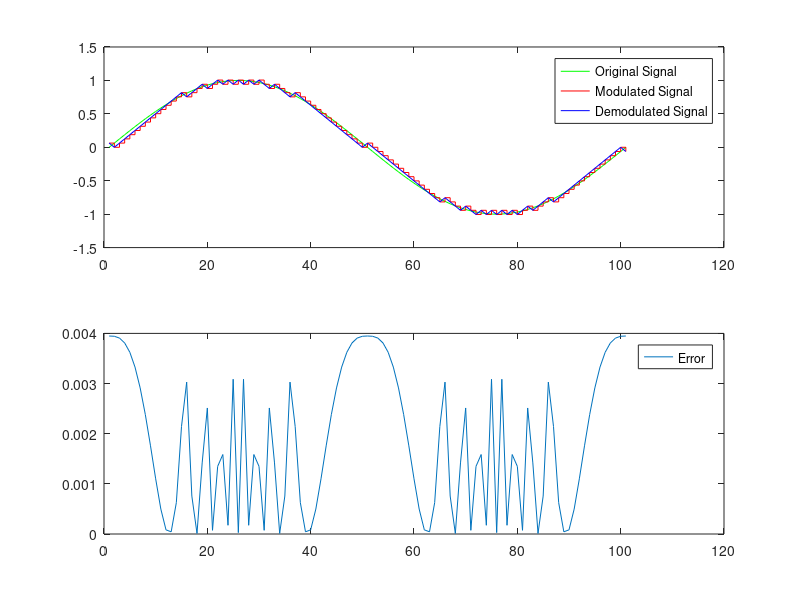
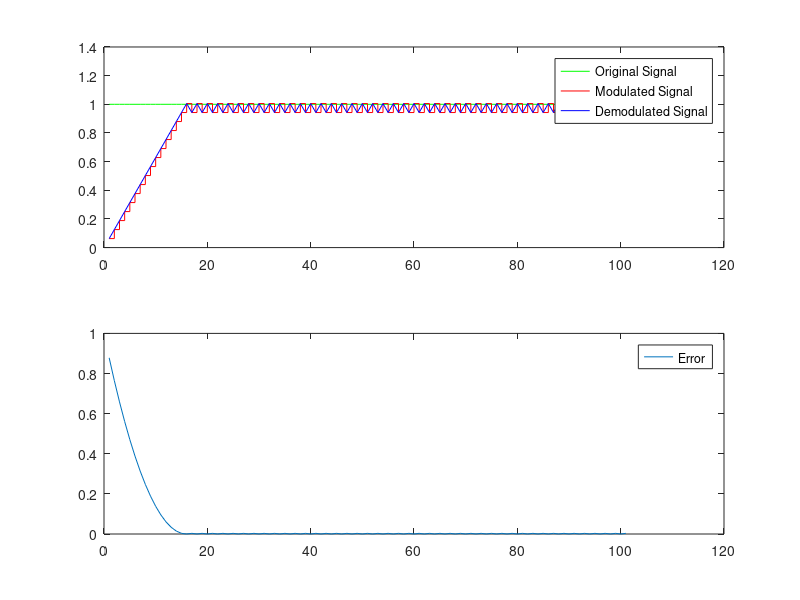
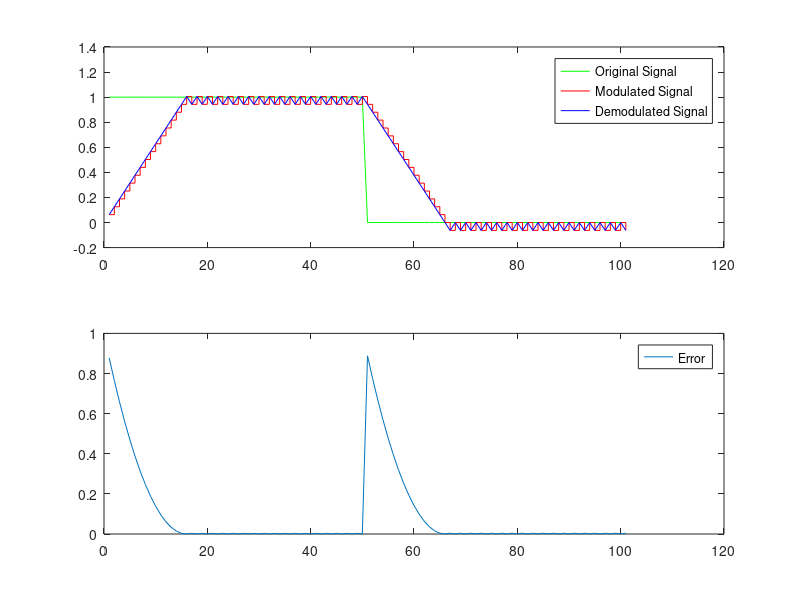

Recreate these plots in MATLAB, in order.
clear all
clc
Fm =500;
Fs = 100;
Ts = 1/Fs;

b =1;
a =1;

t=0:Ts:1;

InputSin=sin(2*pi*t);
subplot(2,1,1);
plot(InputSin,'green')
hold on
delta=2*pi*Ts;
for n=1:length(InputSin)
    if n==1
        e(n) = InputSin(n);
        eq(n) = delta*sign(n);
        mqSin(n) = eq(n);
    else 
        e(n) = InputSin(n)-mqSin(n-1);
        eq(n) = delta*sign(e(n));
        mqSin(n) = mqSin(n-1)+eq(n);
    end

end
stairs(mqSin,'red')

DemodSin=filter (b,a,mqSin);
hold on
plot(DemodSin,'blue')
legend('Original Signal','Modulated Signal','Demodulated Signal')

SinError = (InputSin  - DemodSin).^2;
subplot(2,1,2);
plot(SinError)
legend('Error')

figure

InputDC= ones(size(t));
subplot(2,1,1);
plot(InputDC,'green')
hold on
for n=1:length(InputDC)
    if n==1
        e(n) = InputDC(n);
        eq(n) = delta*sign(n);
        mqDC(n) = eq(n);
    else 
        e(n) = InputDC(n)-mqDC(n-1);
        eq(n) = delta*sign(e(n));
        mqDC(n) = mqDC(n-1)+eq(n);
    end

end
stairs(mqDC,'red')

DemodDC=filter (b,a,mqDC);
hold on
plot(DemodDC,'blue')

legend('Original Signal','Modulated Signal','Demodulated Signal')

DCError = (InputDC - DemodDC).^2;
subplot(2,1,2);
plot(DCError)
legend('Error')

figure

InputSquare= rectpuls(t);
subplot(2,1,1);
plot(InputSquare,'green')
hold on
for n=1:length(InputSquare)
    if n==1
        e(n) = InputSquare(n);
        eq(n) = delta*sign(n);
        mqRect(n) = eq(n);
    else 
        e(n) = InputSquare(n)-mqRect(n-1);
        eq(n) = delta*sign(e(n));
        mqRect(n) = mqRect(n-1)+eq(n);
    end

end
stairs(mqRect,'red')

DemodSquare=filter (b,a,mqRect);
hold on
plot(DemodSquare,'blue')
legend('Original Signal','Modulated Signal','Demodulated Signal')

SquareError = (InputSquare  - DemodSquare).^2;
subplot(2,1,2);
plot(SquareError)
legend('Error')
